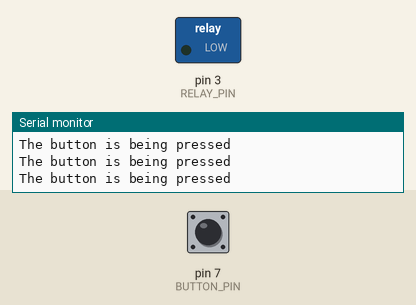
Recording of a sketch running on a simulated Arduino Uno, built with avr-gcc and run on an emulated ATmega328P. On the bench: switched loads named in the sketch (green lamp = pin HIGH), the last lines printed to the serial monitor. Dashed ring = blinking. The inputs (shaded band) are chosen by the test bench; at power-on: pin 7 (BUTTON_PIN) HIGH.

Above: at 1.2 s.
1.3 s: pin 7 (BUTTON_PIN) pulled LOW for 0.15 s
At 1.42 s:
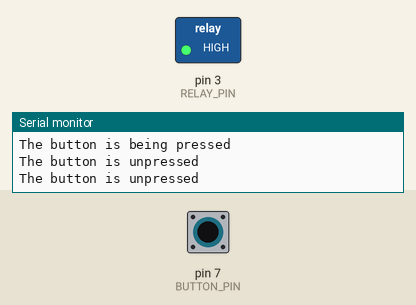
3.0 s: pin 7 (BUTTON_PIN) pulled LOW for 1 s
At 4.6 s:
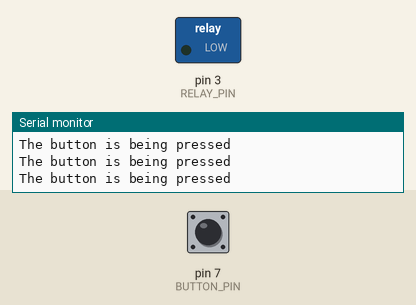
7.0 s: pin 7 (BUTTON_PIN) pulsed LOW 2 times (0.12 s each, 0.3 s apart)
At 7.39 s:
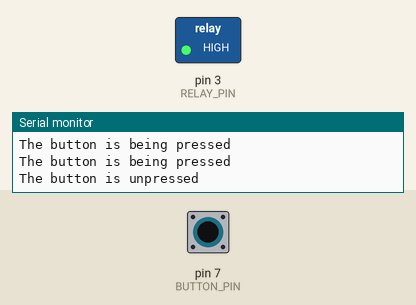
10.6 s: pin 7 (BUTTON_PIN) driven LOW
At 11.7 s:
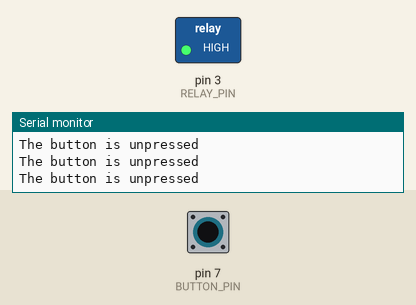
13.6 s: pin 7 (BUTTON_PIN) driven HIGH
At 15.0 s:
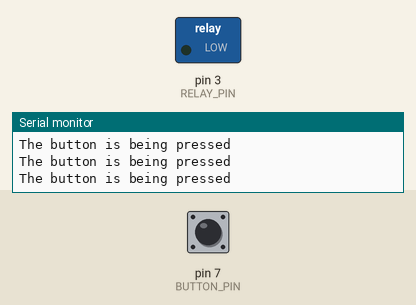
Timing chart, 0 to 16.6 s (numbered marks = the images above; inputs shaded):
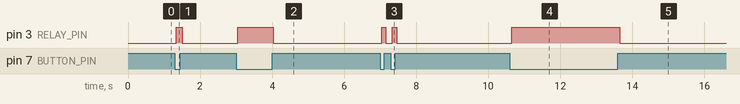

Measured:
- after the input at 1.3 s, pin 3 (RELAY_PIN): LOW → HIGH after 0.05 s, → LOW 0.16 s later
- after the input at 3.0 s, pin 3 (RELAY_PIN): LOW → HIGH at once, → LOW 0.99 s later
- after the input at 7.0 s, pin 3 (RELAY_PIN): alternates HIGH for 0.12 s and LOW for 0.18 s, 4 changes in all, then stays LOW, starting at once
- after the input at 10.6 s, pin 3 (RELAY_PIN): LOW → HIGH after 0.06 s
- after the input at 13.6 s, pin 3 (RELAY_PIN): HIGH → LOW after 0.05 s

The sketch:

relay.ino
```cpp
const int BUTTON_PIN = 7; // Arduino pin connected to button's pin
const int RELAY_PIN  = 3; // Arduino pin connected to relay's pin

void setup() {
  Serial.begin(9600);                // initialize serial
  pinMode(BUTTON_PIN, INPUT_PULLUP); // set arduino pin to input pull-up mode
  pinMode(RELAY_PIN, OUTPUT);        // set arduino pin to output mode
}

void loop() {
  int buttonState = digitalRead(BUTTON_PIN); // read new state

  if (buttonState == HIGH) {
    Serial.println("The button is being pressed");
    digitalWrite(RELAY_PIN, LOW); // turn on
  }
  else
  if (buttonState == LOW) {
    Serial.println("The button is unpressed");
    digitalWrite(RELAY_PIN, HIGH);  // turn off
  }
}
```
